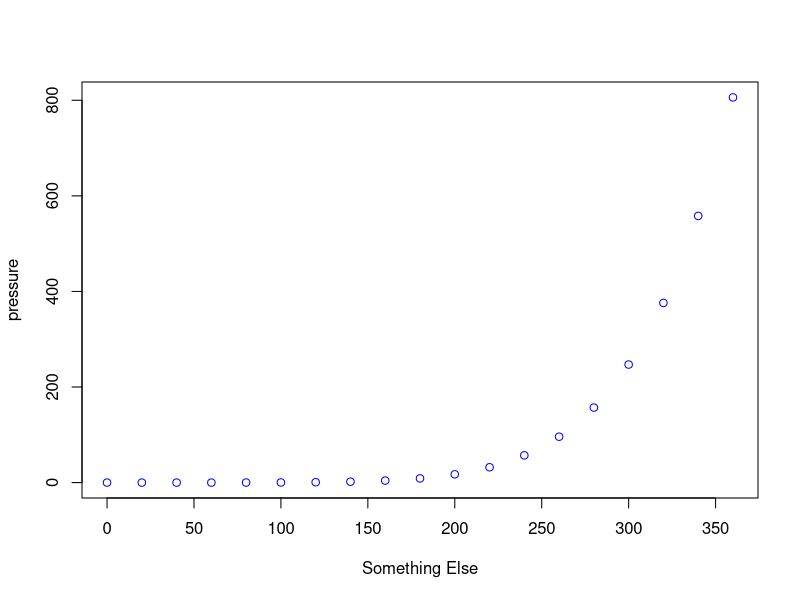

This figure's R source:
## ---- chunk 1
knitr::opts_chunk$set(echo = TRUE)
## ---- chunk 2
summary(cars)
## ---- chunk 3
plot(pressure, xlab="Something Else", col="blue")
